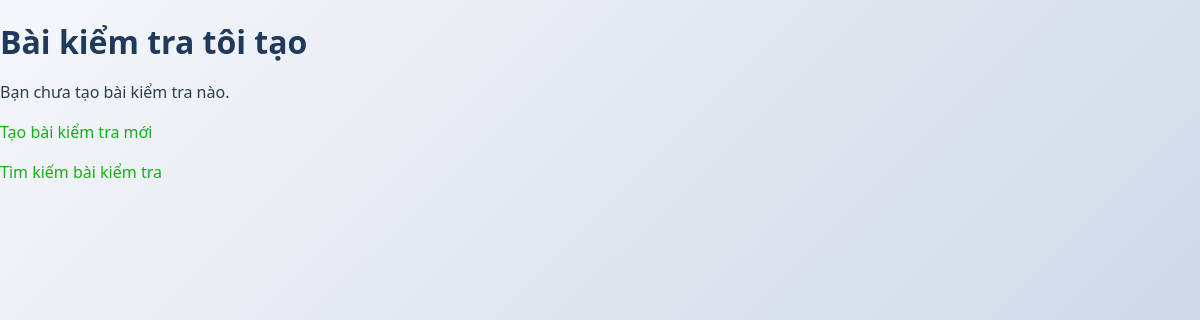
The page /exam/mine/ (signed in) on the database as committed earlier.
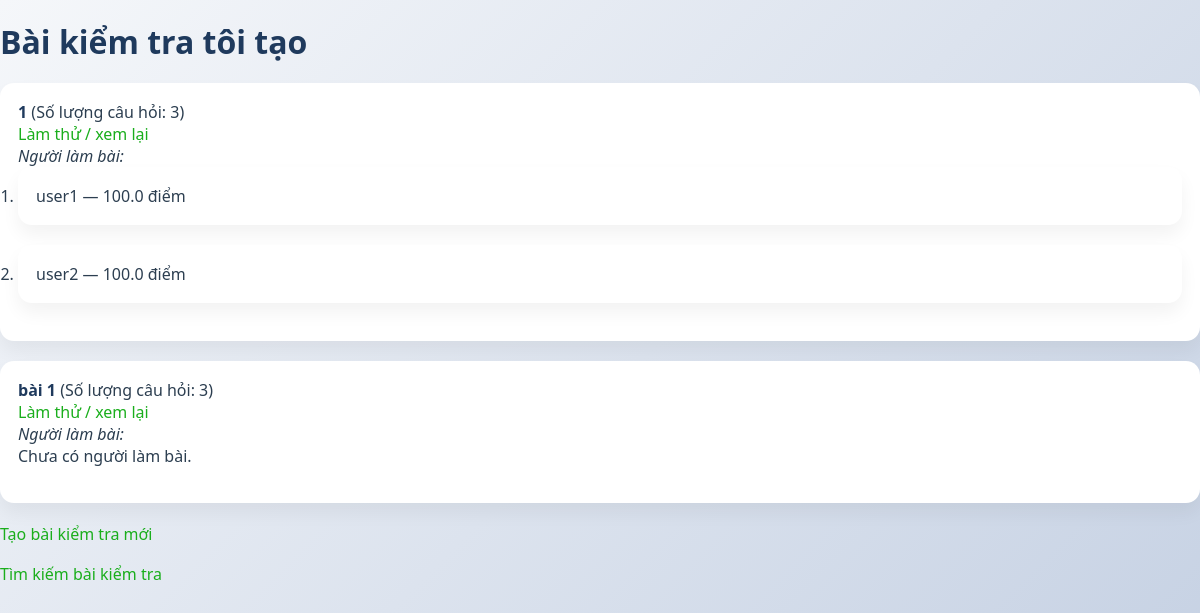
The same page on the database as committed later.
### exam/models.py (models this page shows)
class Test(models.Model):
    title = models.CharField(max_length=255)
    author = models.ForeignKey(User, on_delete=models.CASCADE)
    quantity = models.IntegerField(default=0)
    '''
    chỉ cho làm Test trong thời gian quy định
    started_at = models.DateTimeField(auto_now_add=True)
    finished_at = models.DateTimeField(blank=True, null=True)
    '''

class UserTest(models.Model):
    user = models.ForeignKey(User, on_delete=models.CASCADE, related_name="user_tests")
    test = models.ForeignKey(Test, on_delete=models.CASCADE, related_name="user_tests")
    score = models.FloatField(blank=True, null=True)

### blog/models.py (models this page shows, shortened)
class User(AbstractUser):
    GENDER_CHOICES = [
        ('Nam', 'Nam'),
        ('Nữ', 'Nữ'),
    ]
    name = models.CharField()
    gender = models.CharField(max_length=10, choices=GENDER_CHOICES)
    birth = models.DateField(null=True, blank=True)
    email = models.EmailField(unique=True)
    mark = models.IntegerField(default=0)

### exam/views.py (the view)
# urls.py: path('mine/', views.my_tests, name='my_tests'),
@login_required(login_url='/blog/login/')
def my_tests(request):
    tests = Test.objects.filter(author=request.user).order_by('-id')
    for t in tests:
        t.takers = UserTest.objects.filter(test=t).select_related('user').order_by('-score')
    return render(request, 'my_tests.html', {'tests': tests})

### exam/templates/my_tests.html (shortened to what this page needs)
<!DOCTYPE html>
<html>
<head>
</head>
<body>
    <h1>Bài kiểm tra tôi tạo</h1>
    {% if tests %}
        <ul>
            {% for test in tests %}
                <li style="margin-bottom:20px;">
                    <strong>{{ test.title }}</strong> (Số lượng câu hỏi: {{ test.quantity }})
                    <br>
                    <a href="{% url 'exam:take_test' test.id %}">Làm thử / xem lại</a>
                    <br>
                    <em>Người làm bài:</em>
                    {% if test.takers %}
                        <ol>
                            {% for user_test in test.takers %}
                                <li>{{ user_test.user.username }} — {{ user_test.score }} điểm</li>
                            {% endfor %}
                        </ol>
                    {% else %}
                        <p>Chưa có người làm bài.</p>
                    {% endif %}
                </li>
            {% endfor %}
        </ul>
    {% else %}
        <p>Bạn chưa tạo bài kiểm tra nào.</p>
    {% endif %}
    <p><a href="{% url 'exam:create_test_count' %}">Tạo bài kiểm tra mới</a></p>
    <p><a href="{% url 'exam:exam_home' %}">Tìm kiếm bài kiểm tra</a></p>
</body>
</html>

### exam/templates/my_tests.html (style rules this page uses)
* { margin: 0; padding: 0; box-sizing: border-box; }
body { font-family: 'Segoe UI', Tahoma, Geneva, Verdana, sans-serif; background: linear-gradient(135deg, #f5f7fa 0%, #c3cfe2 100%); color: #2c3e50; min-height: 100vh; padding: 20px 0 40px; }
h1 { color: #1f3a5d; margin-bottom: 18px; }
ul { list-style: none; padding-left: 0; margin-top: 20px; }
li { margin-bottom: 20px; padding: 18px; background: #ffffff; border-radius: 14px; box-shadow: 0 10px 18px rgba(0, 0, 0, 0.05); }
strong { color: #1f3a5d; }
a { color: #1aae1c; text-decoration: none; transition: color 0.2s ease; }
p { margin-bottom: 18px; }

Rows that differ between the two databases and show on the page:
added Test: title "1", quantity "3"
added UserTest: user.username "user1", score "100.0"
added UserTest: user.username "user2", score "100.0"
added Test: title "bài 1", quantity "3", shows "Chưa có người làm bài."
Other text that changed with them:
text no longer shown: "Bạn chưa tạo bài kiểm tra nào."
